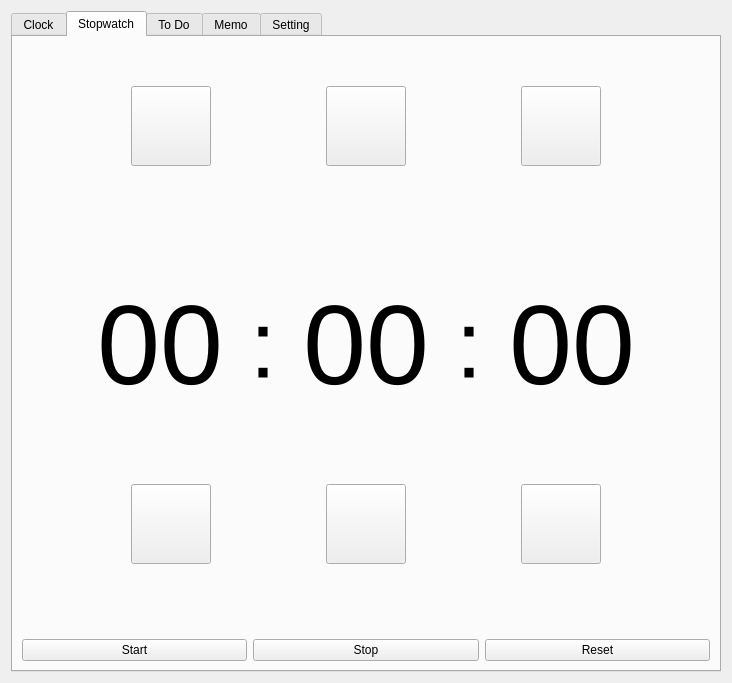
<?xml version="1.0" encoding="UTF-8"?>
<ui version="4.0">
 <class>Form</class>
 <widget class="QWidget" name="Form">
  <property name="geometry">
   <rect>
    <x>0</x>
    <y>0</y>
    <width>732</width>
    <height>683</height>
   </rect>
  </property>
  <property name="windowTitle">
   <string>Form</string>
  </property>
  <layout class="QVBoxLayout" name="verticalLayout_4">
   <item>
    <widget class="QTabWidget" name="appTab">
     <property name="sizePolicy">
      <sizepolicy hsizetype="MinimumExpanding" vsizetype="MinimumExpanding">
       <horstretch>0</horstretch>
       <verstretch>0</verstretch>
      </sizepolicy>
     </property>
     <property name="currentIndex">
      <number>1</number>
     </property>
     <widget class="QWidget" name="clockTab">
      <attribute name="title">
       <string>Clock</string>
      </attribute>
      <layout class="QHBoxLayout" name="horizontalLayout">
       <item>
        <layout class="QVBoxLayout" name="verticalLayout_8">
         <item>
          <widget class="QLabel" name="clockLabel">
           <property name="sizePolicy">
            <sizepolicy hsizetype="Preferred" vsizetype="MinimumExpanding">
             <horstretch>0</horstretch>
             <verstretch>0</verstretch>
            </sizepolicy>
           </property>
           <property name="font">
            <font>
             <pointsize>85</pointsize>
            </font>
           </property>
           <property name="text">
            <string>00:00:00</string>
           </property>
           <property name="alignment">
            <set>Qt::AlignCenter</set>
           </property>
           <property name="margin">
            <number>50</number>
           </property>
          </widget>
         </item>
         <item>
          <widget class="QGroupBox" name="mainGroupBox">
           <property name="title">
            <string/>
           </property>
           <layout class="QHBoxLayout" name="horizontalLayout_21">
            <item>
             <layout class="QVBoxLayout" name="verticalLayout_11">
              <item>
               <layout class="QHBoxLayout" name="horizontalLayout_5">
                <item>
                 <widget class="QLabel" name="mainStopwatchLabel">
                  <property name="font">
                   <font>
                    <pointsize>12</pointsize>
                   </font>
                  </property>
                  <property name="text">
                   <string>StopWatch</string>
                  </property>
                  <property name="alignment">
                   <set>Qt::AlignCenter</set>
                  </property>
                 </widget>
                </item>
                <item>
                 <spacer name="horizontalSpacer_10">
                  <property name="orientation">
                   <enum>Qt::Horizontal</enum>
                  </property>
                  <property name="sizeHint" stdset="0">
                   <size>
                    <width>40</width>
                    <height>20</height>
                   </size>
                  </property>
                 </spacer>
                </item>
                <item>
                 <widget class="QPushButton" name="mainStopwatchStart">
                  <property name="text">
                   <string>Start</string>
                  </property>
                 </widget>
                </item>
                <item>
                 <widget class="QPushButton" name="mainStopwatchStop">
                  <property name="text">
                   <string>Stop</string>
                  </property>
                 </widget>
                </item>
                <item>
                 <widget class="QPushButton" name="mainStopwatchReset">
                  <property name="text">
                   <string>Reset</string>
                  </property>
                 </widget>
                </item>
               </layout>
              </item>
              <item>
               <layout class="QHBoxLayout" name="horizontalLayout_10">
                <property name="topMargin">
                 <number>5</number>
                </property>
                <property name="bottomMargin">
                 <number>5</number>
                </property>
                <item>
                 <widget class="QWidget" name="prog_Stopwatch" native="true">
                  <property name="sizePolicy">
                   <sizepolicy hsizetype="MinimumExpanding" vsizetype="MinimumExpanding">
                    <horstretch>0</horstretch>
                    <verstretch>0</verstretch>
                   </sizepolicy>
                  </property>
                  <property name="minimumSize">
                   <size>
                    <width>0</width>
                    <height>50</height>
                   </size>
                  </property>
                 </widget>
                </item>
                <item>
                 <widget class="QLabel" name="mainStopwatchTime">
                  <property name="font">
                   <font>
                    <pointsize>18</pointsize>
                   </font>
                  </property>
                  <property name="text">
                   <string>00:00:00</string>
                  </property>
                 </widget>
                </item>
               </layout>
              </item>
              <item>
               <layout class="QHBoxLayout" name="horizontalLayout_22">
                <property name="topMargin">
                 <number>0</number>
                </property>
                <item>
                 <widget class="QLabel" name="label_7">
                  <property name="font">
                   <font>
                    <pointsize>12</pointsize>
                   </font>
                  </property>
                  <property name="text">
                   <string>To Do</string>
                  </property>
                  <property name="alignment">
                   <set>Qt::AlignCenter</set>
                  </property>
                 </widget>
                </item>
                <item>
                 <spacer name="horizontalSpacer_9">
                  <property name="orientation">
                   <enum>Qt::Horizontal</enum>
                  </property>
                  <property name="sizeHint" stdset="0">
                   <size>
                    <width>40</width>
                    <height>20</height>
                   </size>
                  </property>
                 </spacer>
                </item>
                <item>
                 <widget class="QPushButton" name="mainDoneButton">
                  <property name="text">
                   <string>Done</string>
                  </property>
                 </widget>
                </item>
               </layout>
              </item>
              <item>
               <widget class="QListView" name="mainListView">
                <property name="sizePolicy">
                 <sizepolicy hsizetype="MinimumExpanding" vsizetype="MinimumExpanding">
                  <horstretch>0</horstretch>
                  <verstretch>0</verstretch>
                 </sizepolicy>
                </property>
                <property name="font">
                 <font>
                  <pointsize>9</pointsize>
                 </font>
                </property>
                <property name="autoScrollMargin">
                 <number>5</number>
                </property>
                <property name="resizeMode">
                 <enum>QListView::Adjust</enum>
                </property>
                <property name="uniformItemSizes">
                 <bool>false</bool>
                </property>
                <property name="batchSize">
                 <number>50</number>
                </property>
               </widget>
              </item>
             </layout>
            </item>
           </layout>
          </widget>
         </item>
        </layout>
       </item>
      </layout>
     </widget>
     <widget class="QWidget" name="stopwatchTab">
      <attribute name="title">
       <string>Stopwatch</string>
      </attribute>
      <layout class="QHBoxLayout" name="horizontalLayout_4">
       <item>
        <layout class="QVBoxLayout" name="verticalLayout_3">
         <item>
          <layout class="QVBoxLayout" name="verticalLayout_7">
           <item>
            <layout class="QVBoxLayout" name="verticalLayout_6">
             <item>
              <spacer name="verticalSpacer_2">
               <property name="orientation">
                <enum>Qt::Vertical</enum>
               </property>
               <property name="sizeHint" stdset="0">
                <size>
                 <width>20</width>
                 <height>40</height>
                </size>
               </property>
              </spacer>
             </item>
             <item>
              <layout class="QHBoxLayout" name="horizontalLayout_7">
               <item>
                <widget class="QPushButton" name="addHourButton">
                 <property name="sizePolicy">
                  <sizepolicy hsizetype="Fixed" vsizetype="Fixed">
                   <horstretch>0</horstretch>
                   <verstretch>0</verstretch>
                  </sizepolicy>
                 </property>
                 <property name="minimumSize">
                  <size>
                   <width>80</width>
                   <height>80</height>
                  </size>
                 </property>
                 <property name="text">
                  <string/>
                 </property>
                </widget>
               </item>
               <item>
                <widget class="QPushButton" name="addMinuteButton">
                 <property name="sizePolicy">
                  <sizepolicy hsizetype="Fixed" vsizetype="Fixed">
                   <horstretch>0</horstretch>
                   <verstretch>0</verstretch>
                  </sizepolicy>
                 </property>
                 <property name="minimumSize">
                  <size>
                   <width>80</width>
                   <height>80</height>
                  </size>
                 </property>
                 <property name="text">
                  <string/>
                 </property>
                </widget>
               </item>
               <item>
                <widget class="QPushButton" name="addSecondButton">
                 <property name="sizePolicy">
                  <sizepolicy hsizetype="Fixed" vsizetype="Fixed">
                   <horstretch>0</horstretch>
                   <verstretch>0</verstretch>
                  </sizepolicy>
                 </property>
                 <property name="minimumSize">
                  <size>
                   <width>80</width>
                   <height>80</height>
                  </size>
                 </property>
                 <property name="text">
                  <string/>
                 </property>
                </widget>
               </item>
              </layout>
             </item>
             <item>
              <spacer name="verticalSpacer">
               <property name="orientation">
                <enum>Qt::Vertical</enum>
               </property>
               <property name="sizeHint" stdset="0">
                <size>
                 <width>20</width>
                 <height>40</height>
                </size>
               </property>
              </spacer>
             </item>
            </layout>
           </item>
           <item>
            <spacer name="verticalSpacer_5">
             <property name="orientation">
              <enum>Qt::Vertical</enum>
             </property>
             <property name="sizeHint" stdset="0">
              <size>
               <width>20</width>
               <height>40</height>
              </size>
             </property>
            </spacer>
           </item>
           <item>
            <layout class="QHBoxLayout" name="horizontalLayout_13">
             <item>
              <spacer name="horizontalSpacer_7">
               <property name="orientation">
                <enum>Qt::Horizontal</enum>
               </property>
               <property name="sizeType">
                <enum>QSizePolicy::MinimumExpanding</enum>
               </property>
               <property name="sizeHint" stdset="0">
                <size>
                 <width>75</width>
                 <height>20</height>
                </size>
               </property>
              </spacer>
             </item>
             <item>
              <widget class="QLabel" name="lblStopwatchHour">
               <property name="font">
                <font>
                 <pointsize>85</pointsize>
                </font>
               </property>
               <property name="text">
                <string>00</string>
               </property>
               <property name="alignment">
                <set>Qt::AlignCenter</set>
               </property>
              </widget>
             </item>
             <item>
              <widget class="QLabel" name="stopwatchColon">
               <property name="sizePolicy">
                <sizepolicy hsizetype="MinimumExpanding" vsizetype="Preferred">
                 <horstretch>0</horstretch>
                 <verstretch>0</verstretch>
                </sizepolicy>
               </property>
               <property name="font">
                <font>
                 <pointsize>72</pointsize>
                </font>
               </property>
               <property name="text">
                <string>:</string>
               </property>
               <property name="alignment">
                <set>Qt::AlignCenter</set>
               </property>
              </widget>
             </item>
             <item>
              <widget class="QLabel" name="lblStopwatchMnt">
               <property name="font">
                <font>
                 <pointsize>85</pointsize>
                </font>
               </property>
               <property name="text">
                <string>00</string>
               </property>
               <property name="alignment">
                <set>Qt::AlignCenter</set>
               </property>
              </widget>
             </item>
             <item>
              <widget class="QLabel" name="stopwatchColon_1">
               <property name="sizePolicy">
                <sizepolicy hsizetype="MinimumExpanding" vsizetype="Preferred">
                 <horstretch>0</horstretch>
                 <verstretch>0</verstretch>
                </sizepolicy>
               </property>
               <property name="font">
                <font>
                 <pointsize>72</pointsize>
                </font>
               </property>
               <property name="text">
                <string>:</string>
               </property>
               <property name="alignment">
                <set>Qt::AlignCenter</set>
               </property>
              </widget>
             </item>
             <item>
              <widget class="QLabel" name="lblStopwatchSec">
               <property name="font">
                <font>
                 <pointsize>85</pointsize>
                </font>
               </property>
               <property name="text">
                <string>00</string>
               </property>
               <property name="alignment">
                <set>Qt::AlignCenter</set>
               </property>
              </widget>
             </item>
             <item>
              <spacer name="horizontalSpacer_8">
               <property name="orientation">
                <enum>Qt::Horizontal</enum>
               </property>
               <property name="sizeType">
                <enum>QSizePolicy::MinimumExpanding</enum>
               </property>
               <property name="sizeHint" stdset="0">
                <size>
                 <width>75</width>
                 <height>20</height>
                </size>
               </property>
              </spacer>
             </item>
            </layout>
           </item>
           <item>
            <spacer name="verticalSpacer_3">
             <property name="orientation">
              <enum>Qt::Vertical</enum>
             </property>
             <property name="sizeHint" stdset="0">
              <size>
               <width>20</width>
               <height>40</height>
              </size>
             </property>
            </spacer>
           </item>
           <item>
            <layout class="QHBoxLayout" name="horizontalLayout_6">
             <item>
              <widget class="QPushButton" name="takeHourButton">
               <property name="sizePolicy">
                <sizepolicy hsizetype="Fixed" vsizetype="Fixed">
                 <horstretch>0</horstretch>
                 <verstretch>0</verstretch>
                </sizepolicy>
               </property>
               <property name="minimumSize">
                <size>
                 <width>80</width>
                 <height>80</height>
                </size>
               </property>
               <property name="text">
                <string/>
               </property>
              </widget>
             </item>
             <item>
              <widget class="QPushButton" name="takeMinuteButton">
               <property name="sizePolicy">
                <sizepolicy hsizetype="Fixed" vsizetype="Fixed">
                 <horstretch>0</horstretch>
                 <verstretch>0</verstretch>
                </sizepolicy>
               </property>
               <property name="minimumSize">
                <size>
                 <width>80</width>
                 <height>80</height>
                </size>
               </property>
               <property name="text">
                <string/>
               </property>
              </widget>
             </item>
             <item>
              <widget class="QPushButton" name="takeSecondButton">
               <property name="sizePolicy">
                <sizepolicy hsizetype="Fixed" vsizetype="Fixed">
                 <horstretch>0</horstretch>
                 <verstretch>0</verstretch>
                </sizepolicy>
               </property>
               <property name="minimumSize">
                <size>
                 <width>80</width>
                 <height>80</height>
                </size>
               </property>
               <property name="text">
                <string/>
               </property>
              </widget>
             </item>
            </layout>
           </item>
           <item>
            <spacer name="verticalSpacer_4">
             <property name="orientation">
              <enum>Qt::Vertical</enum>
             </property>
             <property name="sizeHint" stdset="0">
              <size>
               <width>20</width>
               <height>40</height>
              </size>
             </property>
            </spacer>
           </item>
           <item>
            <layout class="QHBoxLayout" name="horizontalLayout_20">
             <property name="topMargin">
              <number>0</number>
             </property>
             <item>
              <widget class="QPushButton" name="startStopwatchButton">
               <property name="text">
                <string>Start</string>
               </property>
              </widget>
             </item>
             <item>
              <widget class="QPushButton" name="stopStopwatchButton">
               <property name="text">
                <string>Stop</string>
               </property>
              </widget>
             </item>
             <item>
              <widget class="QPushButton" name="resetStopwatchButton">
               <property name="text">
                <string>Reset</string>
               </property>
              </widget>
             </item>
            </layout>
           </item>
          </layout>
         </item>
        </layout>
       </item>
      </layout>
     </widget>
     <widget class="QWidget" name="toDoTab">
      <attribute name="title">
       <string>To Do</string>
      </attribute>
      <layout class="QHBoxLayout" name="horizontalLayout_3">
       <item>
        <layout class="QVBoxLayout" name="verticalLayout_2">
         <item>
          <widget class="QListView" name="toDoListView">
           <property name="font">
            <font>
             <pointsize>9</pointsize>
            </font>
           </property>
           <property name="alternatingRowColors">
            <bool>true</bool>
           </property>
          </widget>
         </item>
         <item>
          <layout class="QHBoxLayout" name="horizontalLayout_18">
           <property name="topMargin">
            <number>0</number>
           </property>
           <property name="rightMargin">
            <number>0</number>
           </property>
           <item>
            <widget class="QLabel" name="toDoLabel">
             <property name="text">
              <string>ToDo</string>
             </property>
            </widget>
           </item>
           <item>
            <widget class="QLineEdit" name="toDoLineEdit"/>
           </item>
          </layout>
         </item>
         <item>
          <layout class="QHBoxLayout" name="horizontalLayout_2">
           <item>
            <spacer name="horizontalSpacer_3">
             <property name="orientation">
              <enum>Qt::Horizontal</enum>
             </property>
             <property name="sizeHint" stdset="0">
              <size>
               <width>40</width>
               <height>20</height>
              </size>
             </property>
            </spacer>
           </item>
           <item>
            <widget class="QPushButton" name="toDoAddButton">
             <property name="text">
              <string>Add</string>
             </property>
            </widget>
           </item>
           <item>
            <spacer name="horizontalSpacer_2">
             <property name="orientation">
              <enum>Qt::Horizontal</enum>
             </property>
             <property name="sizeHint" stdset="0">
              <size>
               <width>40</width>
               <height>20</height>
              </size>
             </property>
            </spacer>
           </item>
           <item>
            <widget class="QPushButton" name="toDoRemoveButton">
             <property name="text">
              <string>Remove</string>
             </property>
            </widget>
           </item>
           <item>
            <spacer name="horizontalSpacer">
             <property name="orientation">
              <enum>Qt::Horizontal</enum>
             </property>
             <property name="sizeHint" stdset="0">
              <size>
               <width>40</width>
               <height>20</height>
              </size>
             </property>
            </spacer>
           </item>
          </layout>
         </item>
        </layout>
       </item>
      </layout>
     </widget>
     <widget class="QWidget" name="memoTab">
      <attribute name="title">
       <string>Memo</string>
      </attribute>
      <layout class="QHBoxLayout" name="horizontalLayout_8">
       <item>
        <layout class="QVBoxLayout" name="verticalLayout_5">
         <item>
          <widget class="QTabWidget" name="memoListTab">
           <property name="currentIndex">
            <number>0</number>
           </property>
           <widget class="QWidget" name="memoListTab_1">
            <attribute name="title">
             <string>Memo 1</string>
            </attribute>
            <layout class="QHBoxLayout" name="horizontalLayout_23">
             <item>
              <widget class="QTextEdit" name="memoTextEdit_1">
               <property name="font">
                <font>
                 <pointsize>12</pointsize>
                </font>
               </property>
              </widget>
             </item>
            </layout>
           </widget>
           <widget class="QWidget" name="memoListTab_2">
            <attribute name="title">
             <string>Memo 2</string>
            </attribute>
            <layout class="QHBoxLayout" name="horizontalLayout_25">
             <item>
              <widget class="QTextEdit" name="memoTextEdit_2">
               <property name="font">
                <font>
                 <pointsize>12</pointsize>
                </font>
               </property>
              </widget>
             </item>
            </layout>
           </widget>
          </widget>
         </item>
         <item>
          <layout class="QHBoxLayout" name="horizontalLayout_9">
           <item>
            <spacer name="horizontalSpacer_5">
             <property name="orientation">
              <enum>Qt::Horizontal</enum>
             </property>
             <property name="sizeHint" stdset="0">
              <size>
               <width>40</width>
               <height>20</height>
              </size>
             </property>
            </spacer>
           </item>
           <item>
            <widget class="QPushButton" name="addMemoButton">
             <property name="text">
              <string>Add</string>
             </property>
            </widget>
           </item>
           <item>
            <spacer name="horizontalSpacer_6">
             <property name="orientation">
              <enum>Qt::Horizontal</enum>
             </property>
             <property name="sizeHint" stdset="0">
              <size>
               <width>40</width>
               <height>20</height>
              </size>
             </property>
            </spacer>
           </item>
           <item>
            <widget class="QPushButton" name="removeMemoButton">
             <property name="text">
              <string>Remove</string>
             </property>
            </widget>
           </item>
           <item>
            <spacer name="horizontalSpacer_4">
             <property name="orientation">
              <enum>Qt::Horizontal</enum>
             </property>
             <property name="sizeHint" stdset="0">
              <size>
               <width>40</width>
               <height>20</height>
              </size>
             </property>
            </spacer>
           </item>
          </layout>
         </item>
        </layout>
       </item>
      </layout>
     </widget>
     <widget class="QWidget" name="settingTab">
      <attribute name="title">
       <string>Setting</string>
      </attribute>
     </widget>
    </widget>
   </item>
  </layout>
 </widget>
 <resources/>
 <connections/>
</ui>
